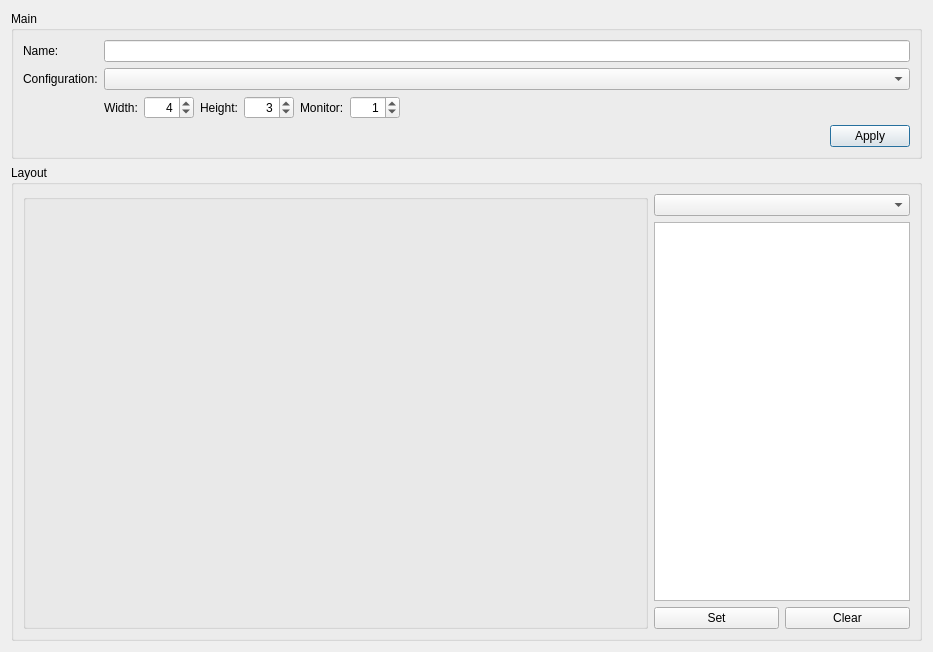
<?xml version="1.0" encoding="UTF-8"?>
<ui version="4.0">
 <class>EditViewerWindowDialog</class>
 <widget class="QDialog" name="EditViewerWindowDialog">
  <property name="geometry">
   <rect>
    <x>0</x>
    <y>0</y>
    <width>933</width>
    <height>652</height>
   </rect>
  </property>
  <property name="windowTitle">
   <string>Dialog</string>
  </property>
  <layout class="QVBoxLayout" name="verticalLayout_2">
   <item>
    <widget class="QGroupBox" name="groupBox">
     <property name="title">
      <string>Main</string>
     </property>
     <layout class="QVBoxLayout" name="verticalLayout">
      <item>
       <layout class="QGridLayout" name="gridLayout">
        <item row="2" column="7">
         <spacer name="horizontalSpacer">
          <property name="orientation">
           <enum>Qt::Horizontal</enum>
          </property>
          <property name="sizeHint" stdset="0">
           <size>
            <width>40</width>
            <height>20</height>
           </size>
          </property>
         </spacer>
        </item>
        <item row="2" column="3">
         <widget class="QLabel" name="label_4">
          <property name="text">
           <string>Height:</string>
          </property>
         </widget>
        </item>
        <item row="0" column="1" colspan="7">
         <widget class="QLineEdit" name="nameLineEdit"/>
        </item>
        <item row="2" column="5">
         <widget class="QLabel" name="label_5">
          <property name="text">
           <string>Monitor:</string>
          </property>
         </widget>
        </item>
        <item row="2" column="1">
         <widget class="QLabel" name="label_3">
          <property name="text">
           <string>Width:</string>
          </property>
         </widget>
        </item>
        <item row="2" column="4">
         <widget class="QSpinBox" name="heightSpinBox">
          <property name="minimumSize">
           <size>
            <width>50</width>
            <height>0</height>
           </size>
          </property>
          <property name="alignment">
           <set>Qt::AlignRight|Qt::AlignTrailing|Qt::AlignVCenter</set>
          </property>
          <property name="value">
           <number>3</number>
          </property>
         </widget>
        </item>
        <item row="1" column="0">
         <widget class="QLabel" name="label_2">
          <property name="text">
           <string>Configuration:</string>
          </property>
         </widget>
        </item>
        <item row="2" column="2">
         <widget class="QSpinBox" name="widthSpinBox">
          <property name="minimumSize">
           <size>
            <width>50</width>
            <height>0</height>
           </size>
          </property>
          <property name="alignment">
           <set>Qt::AlignRight|Qt::AlignTrailing|Qt::AlignVCenter</set>
          </property>
          <property name="value">
           <number>4</number>
          </property>
         </widget>
        </item>
        <item row="0" column="0">
         <widget class="QLabel" name="label">
          <property name="text">
           <string>Name:</string>
          </property>
         </widget>
        </item>
        <item row="1" column="1" colspan="7">
         <widget class="QComboBox" name="configComboBox"/>
        </item>
        <item row="2" column="6">
         <widget class="QSpinBox" name="monitorSpinBox">
          <property name="minimumSize">
           <size>
            <width>50</width>
            <height>0</height>
           </size>
          </property>
          <property name="alignment">
           <set>Qt::AlignRight|Qt::AlignTrailing|Qt::AlignVCenter</set>
          </property>
          <property name="minimum">
           <number>0</number>
          </property>
          <property name="value">
           <number>1</number>
          </property>
         </widget>
        </item>
       </layout>
      </item>
      <item>
       <layout class="QHBoxLayout" name="horizontalLayout">
        <item>
         <spacer name="horizontalSpacer_2">
          <property name="orientation">
           <enum>Qt::Horizontal</enum>
          </property>
          <property name="sizeHint" stdset="0">
           <size>
            <width>40</width>
            <height>20</height>
           </size>
          </property>
         </spacer>
        </item>
        <item>
         <widget class="QPushButton" name="applyButton">
          <property name="text">
           <string>Apply</string>
          </property>
         </widget>
        </item>
       </layout>
      </item>
     </layout>
    </widget>
   </item>
   <item>
    <widget class="QGroupBox" name="groupBox_2">
     <property name="sizePolicy">
      <sizepolicy hsizetype="Preferred" vsizetype="Preferred">
       <horstretch>0</horstretch>
       <verstretch>1</verstretch>
      </sizepolicy>
     </property>
     <property name="title">
      <string>Layout</string>
     </property>
     <layout class="QHBoxLayout" name="horizontalLayout_3">
      <item>
       <widget class="QGroupBox" name="layoutGroupBox">
        <property name="sizePolicy">
         <sizepolicy hsizetype="Preferred" vsizetype="Preferred">
          <horstretch>2</horstretch>
          <verstretch>0</verstretch>
         </sizepolicy>
        </property>
        <property name="title">
         <string/>
        </property>
       </widget>
      </item>
      <item>
       <layout class="QVBoxLayout" name="verticalLayout_3">
        <item>
         <widget class="QComboBox" name="widgetTypeComboBox">
          <property name="enabled">
           <bool>true</bool>
          </property>
         </widget>
        </item>
        <item>
         <widget class="QListWidget" name="widgetList">
          <property name="selectionMode">
           <enum>QAbstractItemView::ExtendedSelection</enum>
          </property>
         </widget>
        </item>
        <item>
         <layout class="QHBoxLayout" name="horizontalLayout_2">
          <item>
           <widget class="QPushButton" name="setButton">
            <property name="text">
             <string>Set</string>
            </property>
           </widget>
          </item>
          <item>
           <widget class="QPushButton" name="clearButton">
            <property name="text">
             <string>Clear</string>
            </property>
           </widget>
          </item>
         </layout>
        </item>
       </layout>
      </item>
     </layout>
    </widget>
   </item>
  </layout>
 </widget>
 <resources/>
 <connections/>
</ui>
